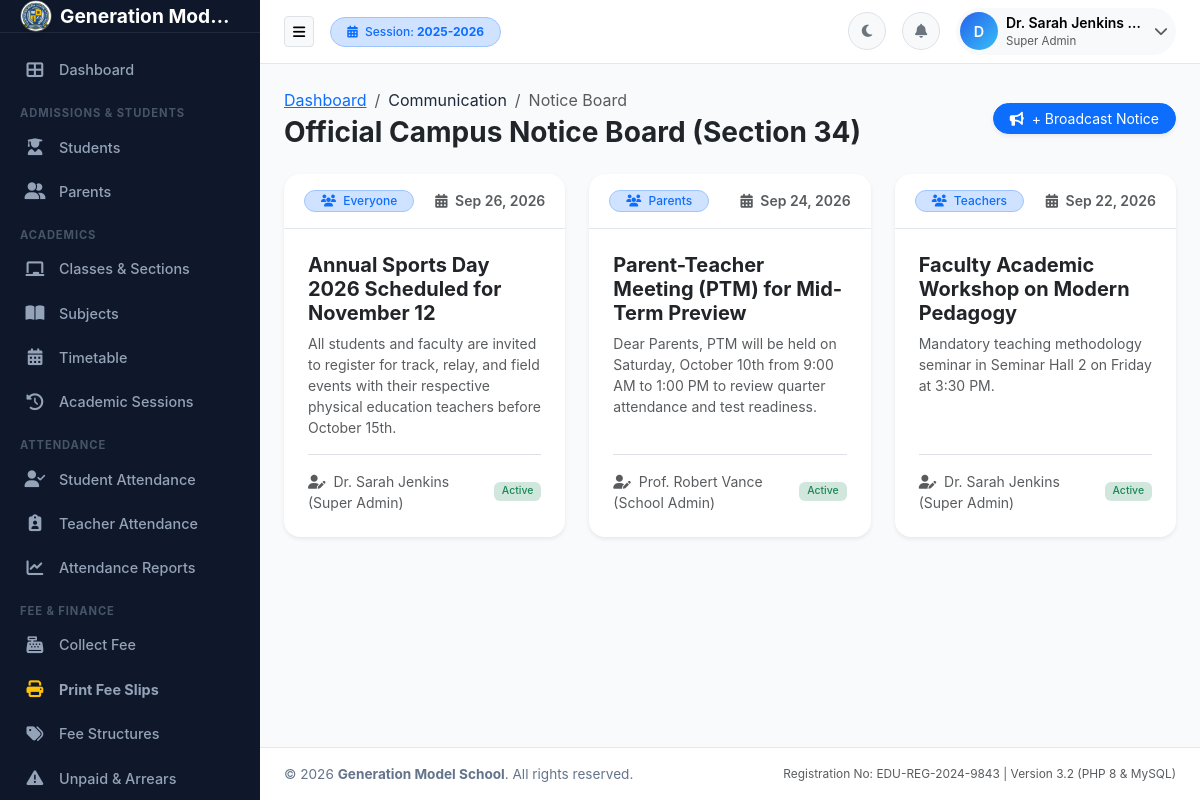
Screenshot of /communication/notices.php (signed in) with the database file from the repository.
### tables this page shows
CREATE TABLE academic_sessions (
    id INT AUTO_INCREMENT PRIMARY KEY,
    session_name VARCHAR(50) NOT NULL UNIQUE,
    start_date DATE NOT NULL,
    end_date DATE NOT NULL,
    is_current TINYINT(1) DEFAULT 0,
    status ENUM('active', 'inactive', 'archived') DEFAULT 'active',
    created_at TIMESTAMP DEFAULT CURRENT_TIMESTAMP
);

CREATE TABLE notices (
    id INT AUTO_INCREMENT PRIMARY KEY,
    title VARCHAR(200) NOT NULL,
    description TEXT NOT NULL,
    date DATE NOT NULL,
    audience ENUM('Everyone', 'Students', 'Parents', 'Teachers', 'Staff') DEFAULT 'Everyone',
    attachment VARCHAR(255) NULL,
    status ENUM('Active', 'Archived') DEFAULT 'Active',
    created_by INT NULL,
    created_at TIMESTAMP DEFAULT CURRENT_TIMESTAMP,
    FOREIGN KEY (created_by) REFERENCES users(id) ON DELETE SET NULL
);

CREATE TABLE users (
    id INT AUTO_INCREMENT PRIMARY KEY,
    username VARCHAR(100) NOT NULL UNIQUE,
    email VARCHAR(150) NOT NULL UNIQUE,
    password VARCHAR(255) NOT NULL,
    role_id INT NOT NULL,
    full_name VARCHAR(150) NOT NULL,
    phone VARCHAR(50) NULL,
    avatar VARCHAR(255) DEFAULT 'default-avatar.png',
    status ENUM('active', 'inactive', 'suspended') DEFAULT 'active',
    remember_token VARCHAR(255) NULL,
    created_at TIMESTAMP DEFAULT CURRENT_TIMESTAMP,
    updated_at TIMESTAMP DEFAULT CURRENT_TIMESTAMP ON UPDATE CURRENT_TIMESTAMP,
    INDEX idx_user_role (role_id),
    INDEX idx_user_status (status)
);

### includes/functions.php (called while the page is built, shortened)
<?php
require_once __DIR__ . '/../config/config.php';
function getActiveSession() {
    global $pdo;
    $stmt = $pdo->query("SELECT * FROM academic_sessions WHERE is_current = 1 LIMIT 1");
    $activeSession = $stmt->fetch();
    return $activeSession;
}

### config/config.php (called while the page is built, shortened)
<?php
function e($string) {
    return htmlspecialchars((string)($string ?? ''), ENT_QUOTES, 'UTF-8');
}
function formatDate($date, $format = 'M d, Y') {
    return date($format, strtotime($date));
}

### includes/auth.php (called while the page is built, shortened)
<?php
require_once __DIR__ . '/../config/config.php';
function isLoggedIn() {
    return isset($_SESSION['user_id']) && !empty($_SESSION['user_id']);
}
function getCurrentUser() {
    if (isset($_SESSION['user_data'])) {
        return $_SESSION['user_data'];
    }
    return null;
}

### includes/permissions.php (called while the page is built, shortened)
<?php
require_once __DIR__ . '/auth.php';
function hasPermission($permissionCode) {
    if (($_SESSION['role_id'] ?? 0) == 1) {
        return true;
    }
    return in_array($permissionCode, $_SESSION['user_permissions'] ?? []);
}

### communication/notices.php (the view, shortened to what this page needs)
<?php
require_once __DIR__ . '/../config/config.php';
require_once __DIR__ . '/../includes/auth.php';
require_once __DIR__ . '/../includes/permissions.php';
require_once __DIR__ . '/../includes/functions.php';
$notices = $pdo->query("
    SELECT n.*, u.full_name as author_name
    FROM notices n
    LEFT JOIN users u ON n.created_by = u.id
    ORDER BY n.date DESC, n.id DESC
")->fetchAll();
require_once __DIR__ . '/../includes/header.php';
?>
<div class="d-flex flex-column flex-md-row justify-content-between align-items-md-center mb-4 gap-3">
    <div>
        <nav aria-label="breadcrumb">
            <ol class="breadcrumb mb-1">
                <li class="breadcrumb-item"><a href="<?= BASE_PATH ?>/dashboard.php">Dashboard</a></li>
                <li class="breadcrumb-item">Communication</li>
                <li class="breadcrumb-item active">Notice Board</li>
            </ol>
        </nav>
        <h3 class="fw-bold text-dark mb-0">Official Campus Notice Board (Section 34)</h3>
    </div>
    <?php if (hasPermission('notices_manage')): ?>
        <button type="button" class="btn btn-primary btn-sm rounded-pill px-3 shadow-sm" data-bs-toggle="modal" data-bs-target="#addNoticeModal">
            <i class="fas fa-bullhorn me-1"></i> + Broadcast Notice
        </button>
    <?php endif; ?>
</div>
<div class="row g-4">
    <?php foreach ($notices as $n): ?>
        <div class="col-12 col-md-6 col-xl-4">
            <div class="card border-0 shadow-sm rounded-4 h-100 position-relative overflow-hidden">
                <div class="card-header bg-transparent py-3 d-flex justify-content-between align-items-center">
                    <span class="badge bg-primary-subtle text-primary border border-primary-subtle px-3 py-1 rounded-pill">
                        <i class="fas fa-users me-1"></i> <?= e($n['audience']) ?>
                    </span>
                    <span class="text-muted small"><i class="fas fa-calendar-alt me-1"></i> <?= formatDate($n['date']) ?></span>
                </div>
                <div class="card-body p-4 d-flex flex-column">
                    <h5 class="fw-bold text-dark mb-2"><?= e($n['title']) ?></h5>
                    <p class="text-muted small flex-grow-1"><?= nl2br(e($n['description'])) ?></p>
                    <div class="pt-3 border-top d-flex justify-content-between align-items-center small text-muted">
                        <span><i class="fas fa-user-edit me-1"></i> <?= e($n['author_name'] ?: 'Administration') ?></span>
                        <span class="badge bg-success-subtle text-success">Active</span>
                    </div>
                </div>
            </div>
        </div>
    <?php endforeach; ?>
</div>
<?php require_once __DIR__ . '/../includes/footer.php'; ?>

### includes/navbar.php (shortened to what this page needs)
<header class="app-navbar">
    <div class="d-flex align-items-center">
        <button type="button" class="btn btn-light border btn-sm me-3" id="sidebarToggle" aria-label="Toggle Sidebar">
            <i class="fas fa-bars"></i>
        </button>
        <div class="d-none d-md-block">
            <span class="badge bg-primary-subtle text-primary border border-primary-subtle px-3 py-2 rounded-pill">
                <i class="fas fa-calendar-alt me-1"></i> Session: <strong><?= e($activeSession['session_name'] ?? '2025-2026') ?></strong>
            </span>
        </div>
    </div>
    <div class="nav-actions">
        <button class="btn btn-light border btn-sm rounded-circle d-flex align-items-center justify-content-center" id="themeToggleBtn" style="width: 38px; height: 38px;" title="Toggle Dark/Light Mode">
            <i class="fas fa-moon text-secondary"></i>
        </button>
        <div class="dropdown">
            <button class="btn btn-light border btn-sm rounded-circle position-relative d-flex align-items-center justify-content-center" style="width: 38px; height: 38px;" id="notificationsDropdown" data-bs-toggle="dropdown" aria-expanded="false">
                <i class="fas fa-bell text-secondary"></i>
            </button>
        </div>
        <div class="dropdown">
            <button class="btn btn-light border-0 p-1 d-flex align-items-center rounded-pill" id="userMenuDropdown" data-bs-toggle="dropdown" aria-expanded="false">
                <div class="avatar-initials me-2">
                    <?= strtoupper(substr($currentUser['full_name'] ?? 'U', 0, 1)) ?>
                </div>
                <div class="text-start d-none d-lg-block me-2">
                    <div class="fw-semibold small text-truncate" style="max-width: 140px;"><?= e($currentUser['full_name'] ?? 'User') ?></div>
                    <div class="text-muted" style="font-size: 0.72rem;"><?= e($currentUser['role_display'] ?? 'Staff') ?></div>
                </div>
                <i class="fas fa-chevron-down text-muted small me-1"></i>
            </button>
        </div>
    </div>
</header>

### assets/css/style.css (style rules this page uses)
:root { --primary-color: #2563eb; --primary-hover: #1d4ed8; --secondary-color: #475569; --success-color: #10b981; --danger-color: #ef4444; --warning-color: #f59e0b; --info-color: #06b6d4; --bg-main: #f8fafc; --bg-card: #ffffff; --bg-sidebar: #0f172a; --sidebar-text: #94a3b8; --sidebar-active: #ffffff; --sidebar-active-bg: #1e293b; --text-main: #1e293b; --text-muted: #64748b; --border-color: #e2e8f0; --topbar-height: 64px; --sidebar-width: 260px; --sidebar-collapsed-width: 70px; --transition-speed: 0.25s; }
body { font-family: -apple-system, BlinkMacSystemFont, "Segoe UI", Roboto, "Helvetica Neue", Arial, sans-serif; background-color: var(--bg-main); color: var(--text-main); margin: 0; padding: 0; overflow-x: hidden; transition: background-color var(--transition-speed), color var(--transition-speed); }
.app-navbar { height: var(--topbar-height); background-color: var(--bg-card); border-bottom: 1px solid var(--border-color); display: flex; align-items: center; justify-content: space-between; padding: 0 1.5rem; position: sticky; top: 0; z-index: 1030; transition: background-color var(--transition-speed), border-color var(--transition-speed); }
.nav-actions { display: flex; align-items: center; gap: 1rem; }
.card { background-color: var(--bg-card); border: 1px solid var(--border-color); border-radius: 0.75rem; box-shadow: 0 1px 3px 0 rgba(0, 0, 0, 0.05); transition: background-color var(--transition-speed), border-color var(--transition-speed), box-shadow 0.2s ease; }
.card-header { background: transparent; border-bottom: 1px solid var(--border-color); padding: 1rem 1.25rem; font-weight: 600; display: flex; align-items: center; justify-content: space-between; }
.badge { font-weight: 500; padding: 0.4em 0.75em; border-radius: 0.375rem; }
.avatar-initials { width: 38px; height: 38px; border-radius: 50%; background: linear-gradient(135deg, #2563eb, #38bdf8); color: #fff; display: inline-flex; align-items: center; justify-content: center; font-weight: 600; font-size: 0.9rem; }

### rows the page displays
academic_sessions: session_name "2025-2026"
notices: audience "Everyone", date "Sep 26, 2026", title "Annual Sports Day 2026 Scheduled for November 12", description "All students and faculty are invited to register for track, relay, and field events with their respective physical education teachers before October 15th.", created_by.full_name "Dr. Sarah Jenkins (Super Admin)"
notices: audience "Parents", date "Sep 24, 2026", title "Parent-Teacher Meeting (PTM) for Mid-Term Preview", description "Dear Parents, PTM will be held on Saturday, October 10th from 9:00 AM to 1:00 PM to review quarter attendance and test readiness.", created_by.full_name "Prof. Robert Vance (School Admin)"
notices: audience "Teachers", date "Sep 22, 2026", title "Faculty Academic Workshop on Modern Pedagogy", description "Mandatory teaching methodology seminar in Seminar Hall 2 on Friday at 3:30 PM.", created_by.full_name "Dr. Sarah Jenkins (Super Admin)"

### other values shown
getSetting('school_name', 'Generation Model School') "Generation Mod…"
substr($currentUser['full_name'] ?? 'U', 0, 1) "D"
$currentUser['full_name'] "Dr. Sarah Jenkins…"
$currentUser['role_display'] "Super Admin"
getSetting('school_name', 'EduManage School Management System') "Generation Model School"
getSetting('registration_no', 'EDU-REG-2024-9843') "EDU-REG-2024-9843"
